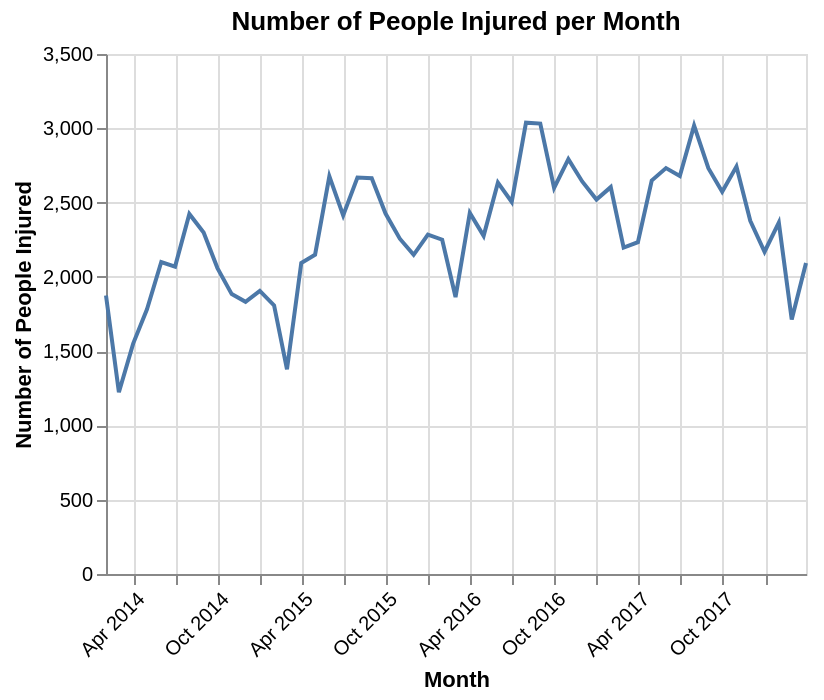

The Vega-Lite source for this figure:
### Vega-Lite specification from a JSON file in a GitHub repository (floating-point values rounded to 4 significant figures)
{"config": {"view": {"continuousWidth": 400, "continuousHeight": 300}}, "data": {"name": "data-ce14483ba311faebb5fc22ec931c06ce"}, "mark": "line", "encoding": {"x": {"type": "temporal", "axis": {"format": "%b %Y", "labelAngle": -45, "title": "Month"}, "field": "date"}, "y": {"type": "quantitative", "axis": {"title": "Number of People Injured"}, "field": "n_injured"}}, "height": 260, "title": "Number of People Injured per Month", "width": 350, "$schema": "https://vega.github.io/schema/vega-lite/v4.8.1.json", "datasets": {"data-ce14483ba311faebb5fc22ec931c06ce": [{"date": "2014-01-31T00:00:00", "n_injured": 1875, "n_killed": 1070}, {"date": "2014-02-28T00:00:00", "n_injured": 1223, "n_killed": 845}, {"date": "2014-03-31T00:00:00", "n_injured": 1551, "n_killed": 1007}, {"date": "2014-04-30T00:00:00", "n_injured": 1782, "n_killed": 979}, {"date": "2014-05-31T00:00:00", "n_injured": 2100, "n_killed": 1099}, {"date": "2014-06-30T00:00:00", "n_injured": 2069, "n_killed": 1127}, {"date": "2014-07-31T00:00:00", "n_injured": 2423, "n_killed": 1162}, {"date": "2014-08-31T00:00:00", "n_injured": 2298, "n_killed": 1140}, {"date": "2014-09-30T00:00:00", "n_injured": 2059, "n_killed": 1013}, {"date": "2014-10-31T00:00:00", "n_injured": 1884, "n_killed": 1012}, {"date": "2014-11-30T00:00:00", "n_injured": 1832, "n_killed": 1017}, {"date": "2014-12-31T00:00:00", "n_injured": 1906, "n_killed": 1086}, {"date": "2015-01-31T00:00:00", "n_injured": 1808, "n_killed": 1123}, {"date": "2015-02-28T00:00:00", "n_injured": 1378, "n_killed": 870}, {"date": "2015-03-31T00:00:00", "n_injured": 2093, "n_killed": 1090}, {"date": "2015-04-30T00:00:00", "n_injured": 2149, "n_killed": 995}, {"date": "2015-05-31T00:00:00", "n_injured": 2677, "n_killed": 1164}, {"date": "2015-06-30T00:00:00", "n_injured": 2414, "n_killed": 1092}, {"date": "2015-07-31T00:00:00", "n_injured": 2669, "n_killed": 1293}, {"date": "2015-08-31T00:00:00", "n_injured": 2664, "n_killed": 1199}, {"date": "2015-09-30T00:00:00", "n_injured": 2426, "n_killed": 1247}, {"date": "2015-10-31T00:00:00", "n_injured": 2257, "n_killed": 1092}, {"date": "2015-11-30T00:00:00", "n_injured": 2148, "n_killed": 1133}, {"date": "2015-12-31T00:00:00", "n_injured": 2284, "n_killed": 1186}, {"date": "2016-01-31T00:00:00", "n_injured": 2250, "n_killed": 1139}, {"date": "2016-02-29T00:00:00", "n_injured": 1864, "n_killed": 984}, {"date": "2016-03-31T00:00:00", "n_injured": 2430, "n_killed": 1181}, {"date": "2016-04-30T00:00:00", "n_injured": 2276, "n_killed": 1152}, {"date": "2016-05-31T00:00:00", "n_injured": 2634, "n_killed": 1158}, {"date": "2016-06-30T00:00:00", "n_injured": 2504, "n_killed": 1276}, {"date": "2016-07-31T00:00:00", "n_injured": 3038, "n_killed": 1399}, {"date": "2016-08-31T00:00:00", "n_injured": 3032, "n_killed": 1429}, {"date": "2016-09-30T00:00:00", "n_injured": 2598, "n_killed": 1286}, {"date": "2016-10-31T00:00:00", "n_injured": 2792, "n_killed": 1356}, {"date": "2016-11-30T00:00:00", "n_injured": 2642, "n_killed": 1368}, {"date": "2016-12-31T00:00:00", "n_injured": 2520, "n_killed": 1338}, {"date": "2017-01-31T00:00:00", "n_injured": 2604, "n_killed": 1356}, {"date": "2017-02-28T00:00:00", "n_injured": 2197, "n_killed": 1141}, {"date": "2017-03-31T00:00:00", "n_injured": 2233, "n_killed": 1220}, {"date": "2017-04-30T00:00:00", "n_injured": 2648, "n_killed": 1231}, {"date": "2017-05-31T00:00:00", "n_injured": 2732, "n_killed": 1389}, {"date": "2017-06-30T00:00:00", "n_injured": 2679, "n_killed": 1366}, {"date": "2017-07-31T00:00:00", "n_injured": 3018, "n_killed": 1391}, {"date": "2017-08-31T00:00:00", "n_injured": 2731, "n_killed": 1324}, {"date": "2017-09-30T00:00:00", "n_injured": 2573, "n_killed": 1196}, {"date": "2017-10-31T00:00:00", "n_injured": 2742, "n_killed": 1305}, {"date": "2017-11-30T00:00:00", "n_injured": 2377, "n_killed": 1304}, {"date": "2017-12-31T00:00:00", "n_injured": 2169, "n_killed": 1288}, {"date": "2018-01-31T00:00:00", "n_injured": 2365, "n_killed": 1324}, {"date": "2018-02-28T00:00:00", "n_injured": 1713, "n_killed": 1091}, {"date": "2018-03-31T00:00:00", "n_injured": 2093, "n_killed": 1118}]}}
